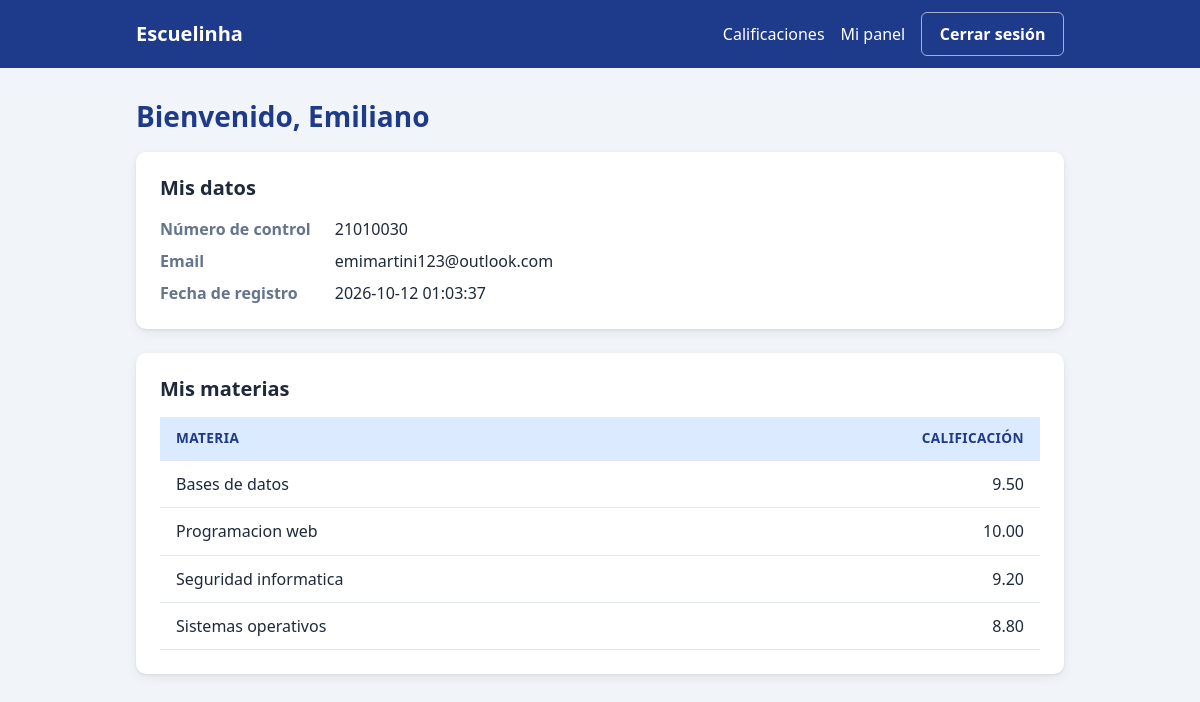
The app's page /dashboard.php (signed in) with its own data.
### tables this page shows
CREATE TABLE `usuarios` (
  `id` int NOT NULL,
  `nombre` varchar(100) NOT NULL,
  `email` varchar(150) NOT NULL,
  `password` varchar(255) NOT NULL,
  `email_verificado` tinyint(1) DEFAULT '0',
  `token_verification` varchar(100) DEFAULT NULL,
  `created_at` timestamp NULL DEFAULT CURRENT_TIMESTAMP,
  PRIMARY KEY (`id`),
  UNIQUE KEY `email` (`email`)
);

CREATE TABLE `calificaciones` (
  `id` int NOT NULL AUTO_INCREMENT,
  `usuario_id` int NOT NULL,
  `materia_id` varchar(20) NOT NULL,
  `calificacion` decimal(5,2) DEFAULT NULL,
  PRIMARY KEY (`id`),
  KEY `usuario_id` (`usuario_id`),
  KEY `materia_id` (`materia_id`),
  CONSTRAINT `calificaciones_ibfk_1` FOREIGN KEY (`usuario_id`) REFERENCES `usuarios` (`id`),
  CONSTRAINT `calificaciones_ibfk_2` FOREIGN KEY (`materia_id`) REFERENCES `materias` (`id`)
);

CREATE TABLE `materias` (
  `id` varchar(20) NOT NULL,
  `nombre` varchar(100) NOT NULL,
  PRIMARY KEY (`id`)
);

### dashboard.php (the view, shortened to what this page needs)
<?php
include_once "conexion.php";
$usuarioId = $_SESSION["usuario_id"];
$sql = "SELECT id, nombre, email, created_at
        FROM usuarios
        WHERE id = ?";
$stmt = $conexion->prepare($sql);
$stmt->bind_param(
    "i",
    $usuarioId
);
$stmt->execute();
$resultado = $stmt->get_result();
$usuario = $resultado->fetch_assoc();
$sql = "SELECT materias.nombre AS materia, calificaciones.calificacion
        FROM calificaciones
        INNER JOIN materias
        ON materias.id =
            calificaciones.materia_id
        WHERE calificaciones.usuario_id = ?";
$stmt = $conexion->prepare($sql);
$stmt->bind_param(
    "i",
    $usuarioId
);
$stmt->execute();
$calificaciones = $stmt->get_result();
include_once "header.php";
?>
<h1>
    Bienvenido,
    <?php
        echo htmlspecialchars(
            $usuario["nombre"]
        );
    ?>
</h1>
<section class="tarjeta">
    <h2>Mis datos</h2>
    <dl class="datos">
        <dt>Número de control</dt>
        <dd><?php echo $usuario["id"]; ?></dd>
        <dt>Email</dt>
        <dd><?php echo htmlspecialchars($usuario["email"]); ?></dd>
        <dt>Fecha de registro</dt>
        <dd><?php echo $usuario["created_at"]; ?></dd>
    </dl>
</section>
<section class="tarjeta">
    <h2>Mis materias</h2>
    <?php if ($calificaciones->num_rows === 0) { ?>
        <p class="texto-secundario">Aún no tienes calificaciones registradas.</p>
    <?php } else { ?>
        <div class="tabla-contenedor">
            <table class="tabla">
                <thead>
                    <tr>
                        <th>Materia</th>
                        <th class="numero">Calificación</th>
                    </tr>
                </thead>
                <tbody>
                    <?php while ($fila = $calificaciones->fetch_assoc()) { ?>
                    <tr>
                        <td><?php echo htmlspecialchars($fila["materia"]); ?></td>
                        <td class="numero"><?php echo $fila["calificacion"]; ?></td>
                    </tr>
                    <?php } ?>
                </tbody>
            </table>
        </div>
    <?php } ?>
</section>
<?php include_once "footer.php"; ?>

### css/estilos.css (style rules this page uses)
:root { --color-principal: #1d4ed8; --color-principal-oscuro: #1e3a8a; --color-principal-claro: #dbeafe; --color-fondo: #f1f5f9; --color-tarjeta: #ffffff; --color-texto: #1e293b; --color-texto-suave: #64748b; --color-borde: #e2e8f0; --color-exito: #15803d; --color-exito-fondo: #dcfce7; --color-error: #b91c1c; --color-error-fondo: #fee2e2; --radio: 10px; --sombra: 0 1px 3px rgba(15, 23, 42, 0.08), 0 4px 12px rgba(15, 23, 42, 0.06); }
* { box-sizing: border-box; }
body { margin: 0; min-height: 100vh; display: flex; flex-direction: column; font-family: system-ui, -apple-system, "Segoe UI", Roboto, sans-serif; font-size: 16px; line-height: 1.5; color: var(--color-texto); background: var(--color-fondo); }
h1, h2 { margin-top: 0; line-height: 1.2; }
h1 { font-size: 1.75rem; color: var(--color-principal-oscuro); }
h2 { font-size: 1.25rem; }
.tarjeta { background: var(--color-tarjeta); border-radius: var(--radio); box-shadow: var(--sombra); padding: 1.5rem; margin-bottom: 1.5rem; }
.datos { display: grid; grid-template-columns: max-content 1fr; gap: 0.5rem 1.5rem; margin: 0; }
.datos dt { font-weight: 600; color: var(--color-texto-suave); }
.datos dd { margin: 0; }
.tabla-contenedor { overflow-x: auto; }
.tabla { width: 100%; border-collapse: collapse; }
.tabla th, .tabla td { padding: 0.7rem 1rem; text-align: left; border-bottom: 1px solid var(--color-borde); }
.tabla th { background: var(--color-principal-claro); color: var(--color-principal-oscuro); font-size: 0.85rem; text-transform: uppercase; letter-spacing: 0.03em; }
.tabla .numero { text-align: right; font-variant-numeric: tabular-nums; }

### records on screen
usuarios: nombre "Emiliano", id "21010030", email "emimartini123@outlook.com", created_at "2026-10-12 01:03:37"
calificaciones: materia.nombre "Bases de datos", calificacion "9.50"
calificaciones: materia.nombre "Programacion web", calificacion "10.00"
calificaciones: materia.nombre "Seguridad informatica", calificacion "9.20"
calificaciones: materia.nombre "Sistemas operativos", calificacion "8.80"
